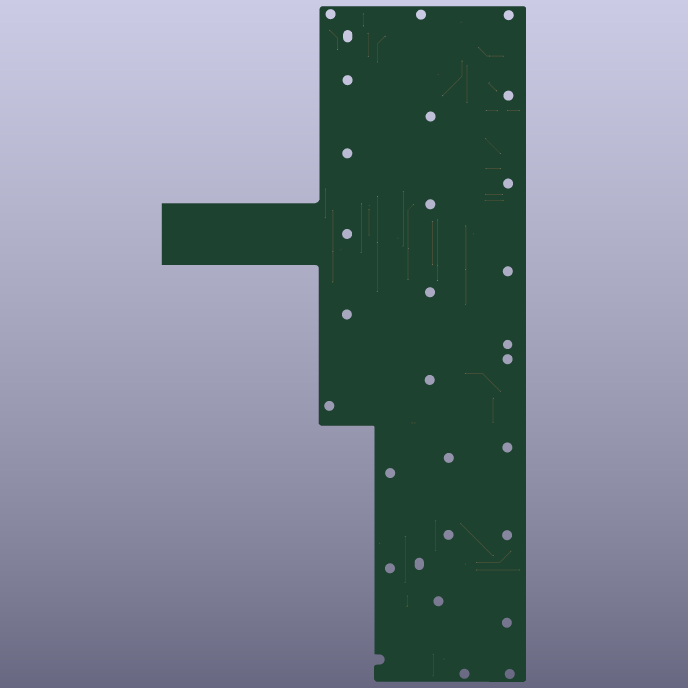
#> input picture a1200/fab/render-bottom.png, 1376 x 1376 px (shown at 1/2 size)
$ python tail.py ../../a1200/fab/render-bottom.png
#> lines starting #> are read from the running program, lines starting #| are printed output that depends on the picture; after the words box and inside, x2 and y2 are one past the last pixel; in counts of white or black regions, pixels touching at a corner belong together
"""Measure the connector tail in a tail scan (tail runs horizontally, end on the left)."""
import sys
import cv2
import numpy as np

PX = 600 / 25.4
img = cv2.imread(sys.argv[1])
#> img is the input picture: shape (1376, 1376, 3); mean B, G, R 145.1, 132.5, 121.9
hsv = cv2.cvtColor(img, cv2.COLOR_BGR2HSV)
#> hsv: shape (1376, 1376, 3); mean H, S, V 107.3, 66.2, 150.5
gray = cv2.cvtColor(img, cv2.COLOR_BGR2GRAY).astype(np.float32)
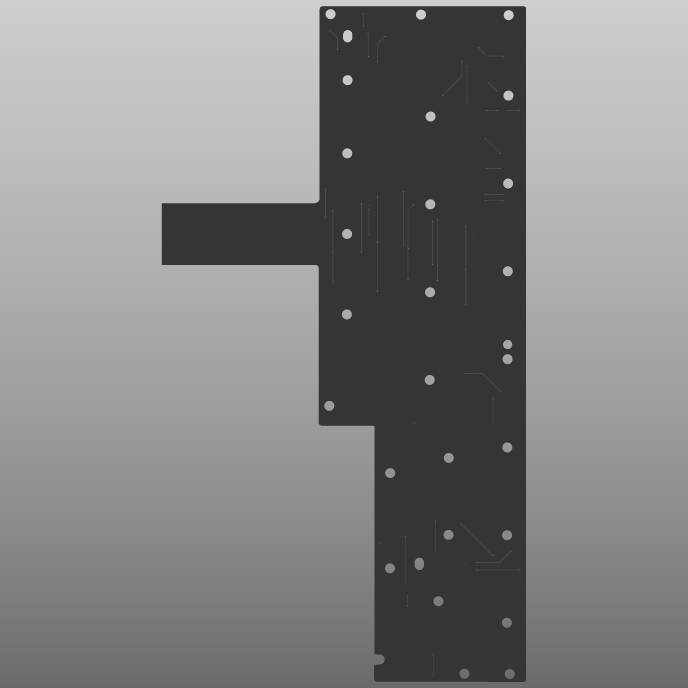
#> gray: shape (1376, 1376) float32 (shown at 1/2 size); min 53, max 206, mean 130.7
# "film" = anything not paper-white (green film, grey carbon)
film = ((hsv[..., 1] > 45) | (hsv[..., 2] < 150)).astype(np.uint8)
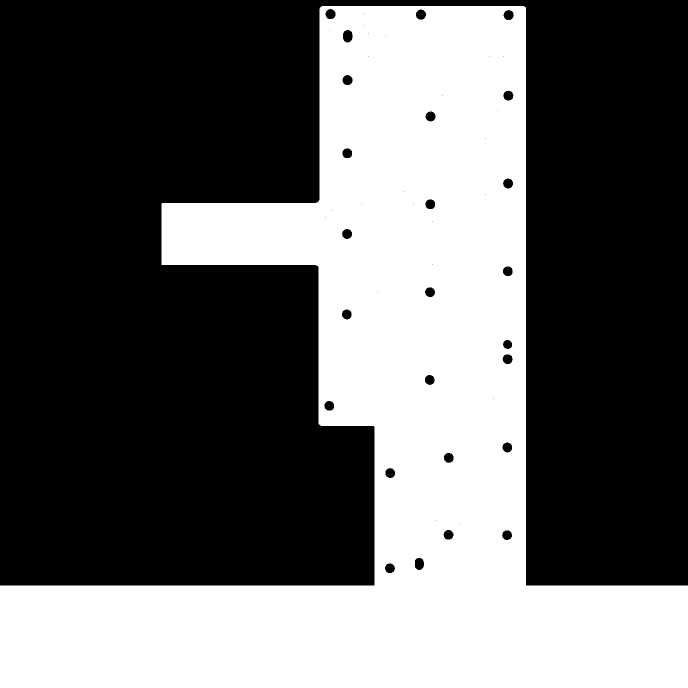
#> film: shape (1376, 1376) (shown at 1/2 size); values 0 (black) and 1 (white), 40% white; 1 white region, box (x1, y1, x2, y2) and area: (0, 12, 1376, 1376) 757798
film = cv2.morphologyEx(film, cv2.MORPH_OPEN, np.ones((5, 5), np.uint8))

H, W = film.shape
#> H = 1376; W = 1376
# rows covered by film at a column well inside the tail-only region
def edges_at(x):
    col = film[:, x]
    ys = np.where(col)[0]
    # longest run
    runs = np.split(ys, np.where(np.diff(ys) > 3)[0] + 1)
    r = max(runs, key=len)
    return r[0], r[-1]

# find tail end: leftmost column with a film run of 20-60 mm
xs = range(int(25 * PX), W, 2)
tail_cols = []
for x in xs:
    if film[:, x].sum() < 50:
        continue
    a, b = edges_at(x)
    w = (b - a + 1) / PX
    tail_cols.append((x, a, b, w))
#> this loop made 393 passes
#> (a, b, w) on passes 1 to 3: (1171, 1375, 8.68), (1171, 1375, 8.68), (1171, 1375, 8.68)
#> after the loop, tail_cols = 393 items, first 6: (590, 1171, 1375, 8.68), (592, 1171, 1375, 8.68), (594, 1171, 1375, 8.68), (596, 1171, 1375, 8.68), (598, 1171, 1375, 8.68), (600, 1171, 1375, 8.68)
tail_end = next(x for x, a, b, w in tail_cols if 20 < w < 60)
#> tail_end = 640
# body edge: first column where width jumps above 100 mm
#> (the run stopped early here; a loop or call above may not have finished)
